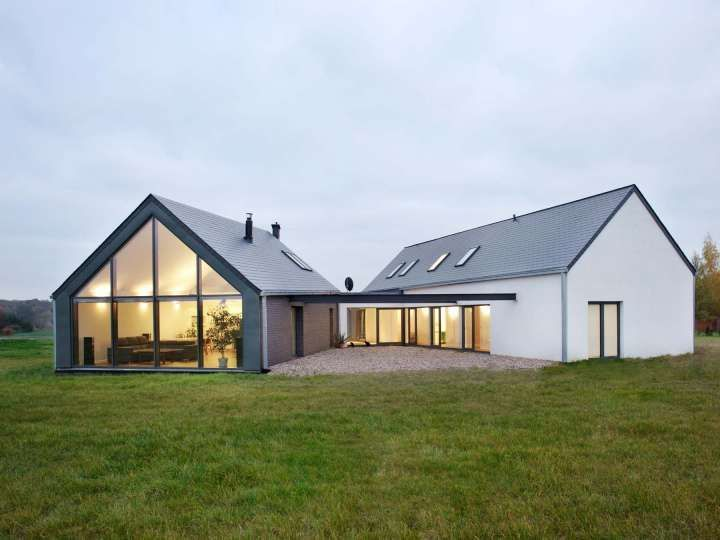
#> input picture Programmering/Python/houses.png, 720 x 540 px
$ python demo.py
#> lines starting #> are read from the running program, lines starting #| are printed output that depends on the picture
from imageio import imread
import matplotlib.pyplot as plt
import numpy as np

img = imread("houses.png", as_gray = True)
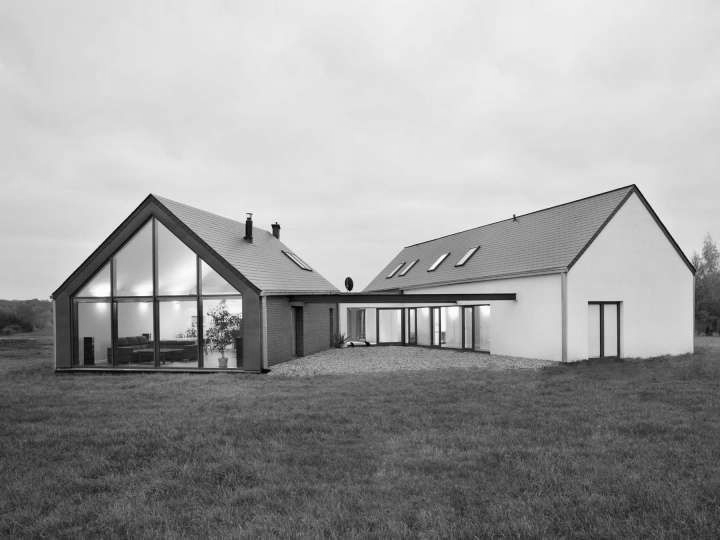
#> img: shape (540, 720) float32; min 1.03, max 254.8, mean 158.5

plt.imshow(img,cmap='gray')
plt.title("Originalbilde")

# Øke kontrast
img_increased_contrast = img*1.5

# Gjøre bildet lysere
img_brighter = img + 100

plt.figure()

plt.subplot(2,1,1) # subplot deler et vindu i flere delplott.
plt.imshow(img_increased_contrast,cmap='gray',vmin=0,vmax=255,aspect='auto')
plt.title("Økt kontrast")

plt.subplot(2,1,2)
plt.imshow(img_brighter,cmap='gray',vmin=0,vmax=255,aspect='auto')
plt.title("Økt lyshet")

plt.show()
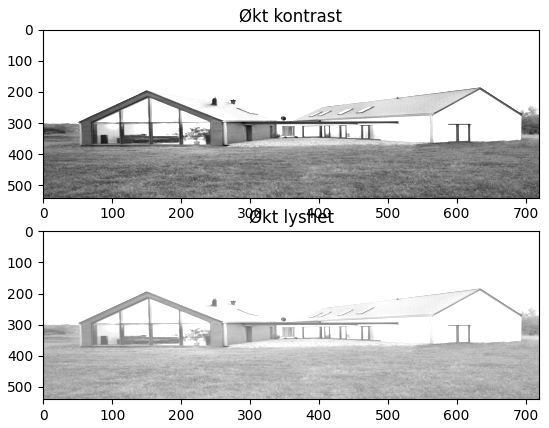
#> figure drawn by matplotlib, 2 panels
